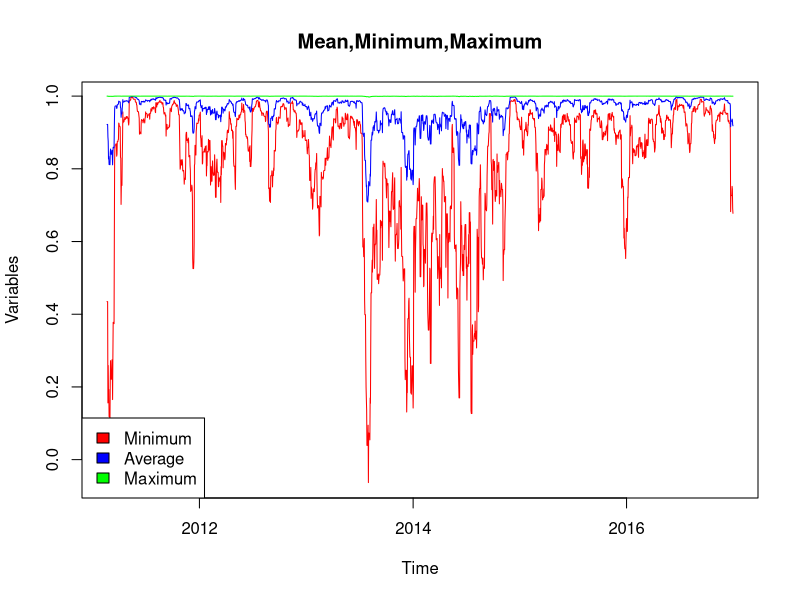

R code for this plot:
#  this is the final code

return_maker <- function(WTI_fut)
{
  ##the next function converts the raw dataset into a new one by making the returns from day n to day n + 1
  ##the first column remains the same as it is our date vector, and the first row is empty as we don't have data before the first day
  ## -!-this function is copied from out pprevious work because this code calculated the correlation with prices
  ## in this code i have changed ret_WTI_fut output name to WTI2 because this is the basic parameter in the original code
  #this function imports the dataset as well
  WTI_fut <- readxl::read_excel("WTI2.xlsx")
  n <- nrow(WTI_fut)
  m <- ncol(WTI_fut)
  ret_WTI_fut <- matrix(nrow = n, ncol = m)
  for (i in 2:n)
  {
    for (j in 2:m)
    {
      ret_WTI_fut[i,j] <- (WTI_fut[[i,j]] / WTI_fut[[i-1,j]]) - 1
    }
  }
  # for ciklus 2-tol megy, alapbol a ret matrix a 2 oszlopbol tolti fel. a cbind pedig a détumot berakja a ret elé, de lesz egy ures oszlop
  ret_WTI_fut <- cbind(WTI_fut[,1], ret_WTI_fut)
  WTI2 <<- data.frame(ret_WTI_fut[-1,-2])
  colnames(WTI2) = colnames(WTI_fut)
  adat_kezdo<<-WTI2[1,1]
  # View(ret_WTI_fut)
  return(WTI2)
}

add_parameters <- function(startDate,kesleltet,ablak_meret){
  kezdo_datum  <<- startDate
  kesleltet <<- kesleltet
  ablak_meret <<- ablak_meret
}
check_parameters <-
  function() {
    
    # check the type of the start date
    if (typeof(kezdo_datum) != "character") {
      print("Character formátumba adja meg a kezdő és végdátumokat pl: \"2010-01-01\"")
      return(FALSE)
      
      # Ha karakterek, akkor megnézzük, hogy a fájlban megadott intervallumba esnek-e
    } else if (as.numeric(as.Date(kezdo_datum)) < as.numeric(as.Date(adat_kezdo)) ) {
      print(
        paste(
          "Kérjük olyan dátumot adjon meg, ami az elemzés intervallumába beleesik:"
        )
      )
      return(FALSE)
      
      # Leellenőrizzük, hogy a többi paramétert egész szám formátumban adta meg
    } else if (typeof(kesleltet) != "double" ||
               typeof(ablak_meret) != "double") {
      print("Kérjük a dátumokon kívüli paramétereket egész számok formájában adja meg.")
      return(FALSE)
      
      # check the non-negativity of the the lagg/kesletet
    } else if (kesleltet < 0 ) {
      print("Negatív a késleltetés")
      return(FALSE)
      
    }
    return(TRUE)
  }

calculate_correlation <-
  function() {
    the_data <- WTI2
    vegso<-nrow(WTI2)-1 #-1 as one column kept for the date vector
    kezdo_datum_num=as.numeric(as.Date(kezdo_datum))-as.numeric(as.Date(adat_kezdo))
    #insert adat_kezdo as i forgot it
    m <- vegso - ablak_meret-kezdo_datum_num
    n <- ncol(WTI2)-1
    CorMatrixCol=n*(n-1)/2# this is the number of columns that contains correlations +1 as date vector [first one]
    pairedCorrelation <- matrix(nrow=m,ncol=CorMatrixCol)
    z=1
    for(i in 1:n){
      for (j in i:n){
        if(i!=j){
          for(k in 1:m){
            pairedCorrelation[k,z] <- cor(the_data[[1 + i]][(k-1+kezdo_datum_num):(k-1+kezdo_datum_num+ablak_meret)],
                                           the_data[[1 + j]][(k-1+kezdo_datum_num+kesleltet):(k-1+kezdo_datum_num+ablak_meret+kesleltet)])
          }
          z=z+1
        }
      }
    } # here we correlate each asset with each other
    TimeVector <<- vector(length=m)
    for(k in 1:m){
      if(kezdo_datum_num!=0){
        TimeVector[k]<<-as.Date(the_data[k+kezdo_datum_num+ablak_meret,1])
      }else{
        TimeVector[k]<<-as.Date(the_data[k,1])
      }
      class(TimeVector) <<- "Date"
    } # here we fill up the corr-matrix with dates
    CorrelationMatrix <<- data.frame(TimeVector,pairedCorrelation)
    MinAvgMaxVal <- matrix(nrow = m,ncol=3)
    for(i in 1:m){ #here we fill the average,min,max vectors to the matrix. First column is date
      MinAvgMaxVal[i,1]<-min(pairedCorrelation[i,])
      MinAvgMaxVal[i,2]<-mean(pairedCorrelation[i,])
      MinAvgMaxVal[i,3]<-max(pairedCorrelation[i,])
    }
    
    MinAvgMax<<-data.frame(TimeVector,MinAvgMaxVal)
    rm(MinAvgMaxVal,pairedCorrelation)
    return()
  }

visualize <- function(day_num){
  
  col_list = list()
  for(i in (1:23)){
    for(j in (i+1):24){
      colname = paste("CL", i ,"-CL", j)
      col_list[(i-1)*24+j] = colname
    }
  }
  col_list[sapply(col_list, is.null)] <- NULL
  
  colnames(CorrelationMatrix) = c("Date", col_list)
  
  #atirni az oszlopneveket, utana kinyerni belole adott napokra a halozatot es abrazolni
  
  random_nap = CorrelationMatrix[day_num,]
  random_nap_matrix = matrix(nrow=24, ncol=24)
  
  list=list()
  for(i in (1:24)){
    label=paste("CL", i)
    list[i]=label
  }
  
  rownames(random_nap_matrix) = list
  colnames(random_nap_matrix) = list
  
  for(i in (1:23)){
    for(j in (i+1):24){
      random_nap_matrix[i,j] = random_nap[1,(i-1)*(24-i)+(j-i)+1]
      random_nap_matrix[j,i] = random_nap[1,(i-1)*(24-i)+(j-i)+1]
    }
  }
  
  
  network_plot(random_nap_matrix)
   
}

return_maker()
add_parameters("2011-01-30",0,20)
check_parameters()
calculate_correlation()

plot(MinAvgMax[,1], MinAvgMax[,2], "l", col = "red", xlab = "Time", ylab = "Variables", main = "Mean,Minimum,Maximum")

lines(MinAvgMax[,1], MinAvgMax[,3], "l", col = "blue")

lines(MinAvgMax[,1], MinAvgMax[,4], "l", col="green")

legend("bottomleft", legend = c("Minimum","Average","Maximum"),fill=c("red","blue","green"))

